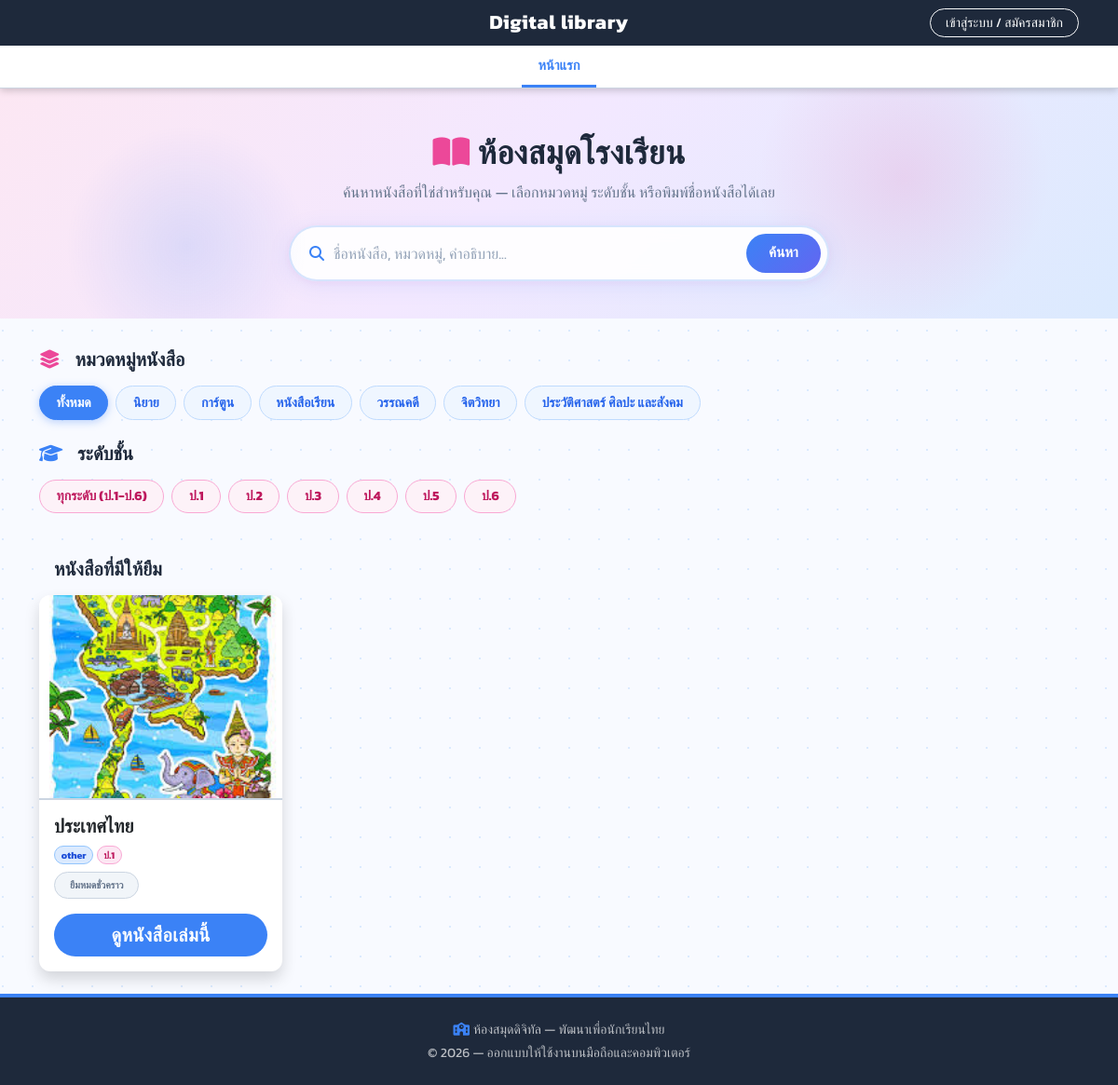
The page / on the database its author committed.
### library_app/models.py (models this page shows, shortened)
class Book(models.Model):
    title = models.CharField(max_length=255, verbose_name='ชื่อหนังสือ')
    description = models.TextField(blank=True, null=True, verbose_name='เรื่องย่อ / รายละเอียด')
    cover_image = models.ImageField(
        upload_to='book_covers/',
        blank=True,
        null=True,
        verbose_name='ภาพหน้าปก',
    )
    total_copies = models.PositiveIntegerField(default=1, verbose_name='จำนวนเล่มทั้งหมด')
    available_copies = models.PositiveIntegerField(default=1, verbose_name='จำนวนเล่มที่พร้อมยืม')
    learning_area = models.CharField(
        max_length=32,
        choices=LearningArea.choices,
        default=LearningArea.NOVEL,
        verbose_name='หมวดหมู่หนังสือ',
    )
    grade_level = models.CharField(
        max_length=8,
        choices=GradeLevel.choices,
        default=GradeLevel.P1,
        verbose_name='ระดับชั้นที่เหมาะสม',
    )
    category = models.ForeignKey(
        Category,
        on_delete=models.SET_NULL,
        null=True,
        blank=True,
        related_name='books',
        verbose_name='หมวดหมู่ (เพิ่มเติม)',
    )
    authors = models.ManyToManyField(Author, blank=True, related_name='books', verbose_name='ผู้แต่ง')
    ebook_pdf = models.FileField(
        upload_to='ebooks/',
        blank=True,
        null=True,
        verbose_name='ไฟล์ e-book (PDF)',
        help_text='อัปโหลด PDF สำหรับอ่านในตัวอ่านดิจิทัล (ถ้ามี)',
    )
    ebook_text = models.TextField(
        blank=True,
        default='',
        verbose_name='เนื้อหา e-book (ข้อความ)',
        help_text='ถ้าไม่มี PDF ให้วางข้อความ แบ่งหน้าด้วยบรรทัด <<<PAGE>>> ระหว่างหน้า',
    )
    created_at = models.DateTimeField(auto_now_add=True, verbose_name='บันทึกเมื่อ')
    class Meta:
        verbose_name = 'หนังสือ'
        verbose_name_plural = 'หนังสือ'
        ordering = ['title']

### library_app/views.py (the view, shortened to what this page needs)
# urls.py: path('', views.index, name='index'),
def index(request):
    sync_borrow_state()
    books = Book.objects.select_related('category').prefetch_related('authors').order_by('-created_at')
    q = (request.GET.get('q') or '').strip()
    area = (request.GET.get('area') or '').strip()
    grade = (request.GET.get('grade') or '').strip()
    valid_areas = {c[0] for c in LearningArea.choices}
    valid_grades = {c[0] for c in GradeLevel.choices}
    if area in valid_areas:
        books = books.filter(learning_area=area)
    if grade in valid_grades and grade != GradeLevel.ALL:
        books = books.filter(Q(grade_level=grade) | Q(grade_level=GradeLevel.ALL))
    filter_area = area if area in valid_areas else ''
    filter_grade = grade if grade in valid_grades else ''
    area_links = []
    for value, label in LearningArea.choices:
        p = {}
        if q:
            p['q'] = q
        if filter_grade:
            p['grade'] = filter_grade
        p['area'] = value
        area_links.append(
            {
                'value': value,
                'label': label,
                'url': '?' + urlencode(p),
                'active': filter_area == value,
            },
        )
    grade_links = []
    for value, label in GradeLevel.choices:
        p = {}
        if q:
            p['q'] = q
        if filter_area:
            p['area'] = filter_area
        p['grade'] = value
        grade_links.append(
            {
                'value': value,
                'label': label,
                'url': '?' + urlencode(p),
                'active': filter_grade == value,
            },
        )
    clear_filters = '?' + urlencode({'q': q}) if q else '?'
    return render(
        request,
        'index.html',
        {
            'books': books,
            'search_query': q,
            'filter_area': filter_area,
            'filter_grade': filter_grade,
            'area_links': area_links,
            'grade_links': grade_links,
            'clear_filters': clear_filters,
        },
    )

### library_app/context_processors.py (called while the page is built, shortened)
def library_roles(request):
    user = request.user
    if not user.is_authenticated:
        return {
            'is_librarian_user': False,
            'is_student_user': False,
            'is_teacher_user': False,
            'can_borrow_user': False,
        }

### library_app/views.py (called while the page is built, shortened)
def sync_borrow_state():
    today = timezone.localdate()
    expired = Borrow.objects.filter(
        due_date__lt=today,
        status__in=(Borrow.Status.BORROWED, Borrow.Status.OVERDUE),
    ).select_related('book')

### library_app/templates/index.html (shortened to what this page needs)
{% extends 'base.html' %}
{% block body_extra_class %}kid-page-bg{% endblock %}
{% block hero %}
<section class="search-hero-section">
    <div class="container">
        <div class="row justify-content-center text-center">
            <div class="col-md-10 col-lg-8">
                <h1 class="search-hero-title fw-bold mb-2">
                    <i class="fas fa-book-open me-2" style="color:#EC4899;"></i>ห้องสมุดโรงเรียน
                </h1>
                <p class="search-hero-subtitle mb-4">ค้นหาหนังสือที่ใช่สำหรับคุณ — เลือกหมวดหมู่ ระดับชั้น หรือพิมพ์ชื่อหนังสือได้เลย</p>
                <form action="{% url 'index' %}" method="get" role="search" class="search-hero-form mx-auto">
                    <div class="search-hero-box">
                        <i class="fas fa-magnifying-glass search-hero-ico"></i>
                        <input type="search" name="q" value="{{ request.GET.q }}" class="search-hero-input"
                               placeholder="ชื่อหนังสือ, หมวดหมู่, คำอธิบาย..." autocomplete="off" aria-label="ค้นหาหนังสือ">
                        <button type="submit" class="search-hero-btn">ค้นหา</button>
                    </div>
                </form>
            </div>
        </div>
    </div>
</section>
{% endblock %}
{% block content %}
<div class="mb-4 mt-2">
    <h2 class="kid-section-title h5 fw-bold mb-3"><i class="fas fa-layer-group me-2" style="color:#EC4899;"></i>หมวดหมู่หนังสือ</h2>
    <div class="d-flex flex-wrap gap-2">
        <a href="{{ clear_filters }}" class="btn kid-filter-btn {% if not filter_area and not filter_grade %}active{% endif %} fw-semibold">ทั้งหมด</a>
        {% for item in area_links %}
            <a href="{{ item.url }}" class="btn kid-filter-btn {% if item.active %}active{% endif %} fw-semibold">{{ item.label }}</a>
        {% endfor %}
    </div>
</div>
<div class="mb-5">
    <h2 class="kid-section-title h5 fw-bold mb-3"><i class="fas fa-graduation-cap me-2" style="color:#3B82F6;"></i>ระดับชั้น</h2>
    <div class="d-flex flex-wrap gap-2">
        {% for g in grade_links %}
            <a href="{{ g.url }}" class="btn kid-grade-btn {% if g.active %}active{% endif %} fw-bold">{{ g.label }}</a>
        {% endfor %}
    </div>
</div>
<h2 class="kid-section-title h5 fw-bold mb-4">หนังสือที่มีให้ยืม</h2>
<div class="row row-cols-1 row-cols-sm-2 row-cols-lg-3 row-cols-xl-4 g-4">
    {% for book in books %}
        <div class="col stagger-in" style="--stagger: {{ forloop.counter0 }};">
            <article class="card h-100 border-0 shadow kid-book-card rounded-4 overflow-hidden">
                {% if book.cover_image %}
                    <img src="{{ book.cover_image.url }}" class="card-img-top kid-book-cover" alt="{{ book.title }}">
                {% else %}
                    <div class="kid-book-placeholder d-flex align-items-center justify-content-center text-white">
                        <span class="display-4">📕</span>
                    </div>
                {% endif %}
                <div class="card-body d-flex flex-column p-3">
                    <h3 class="h5 card-title fw-bold text-dark mb-2">{{ book.title }}</h3>
                    <p class="small mb-2">
                        <span class="badge rounded-pill kid-badge-area">{{ book.get_learning_area_display }}</span>
                        <span class="badge rounded-pill kid-badge-grade">{{ book.get_grade_level_display }}</span>
                    </p>
                    <p class="small mb-3 mt-auto">
                        {% if book.available_copies > 0 %}
                            <span class="badge rounded-pill px-3 py-2" style="background:#DBEAFE;color:#1D4ED8;border:1px solid #93C5FD;"><i class="fas fa-check me-1"></i>ยืมได้ {{ book.available_copies }} เล่ม</span>
                        {% else %}
                            <span class="badge rounded-pill px-3 py-2" style="background:#F1F5F9;color:#64748B;border:1px solid #CBD5E1;">ยืมหมดชั่วคราว</span>
                        {% endif %}
                    </p>
                    <a href="{% url 'book_detail' book.id %}" class="btn btn-lg kid-btn-detail fw-bold rounded-pill">
                        ดูหนังสือเล่มนี้
                    </a>
                </div>
            </article>
        </div>
    {% endfor %}
</div>
{% endblock %}

### rows shown on the page
Book: cover_image (picture), title "ประเทศไทย", learning_area "other", grade_level "ป.1", available_copies "ยืมหมดชั่วคราว"

### other values the page prints
{{ item.label }} "นิยาย" "การ์ตูน" "หนังสือเรียน" "วรรณคดี" "จิตวิทยา" "ประวัติศาสตร์ ศิลปะ และสังคม"
{{ g.label }} "ทุกระดับ (ป.1-ป.6)" "ป.1" "ป.2" "ป.3" "ป.4" "ป.5" "ป.6"
